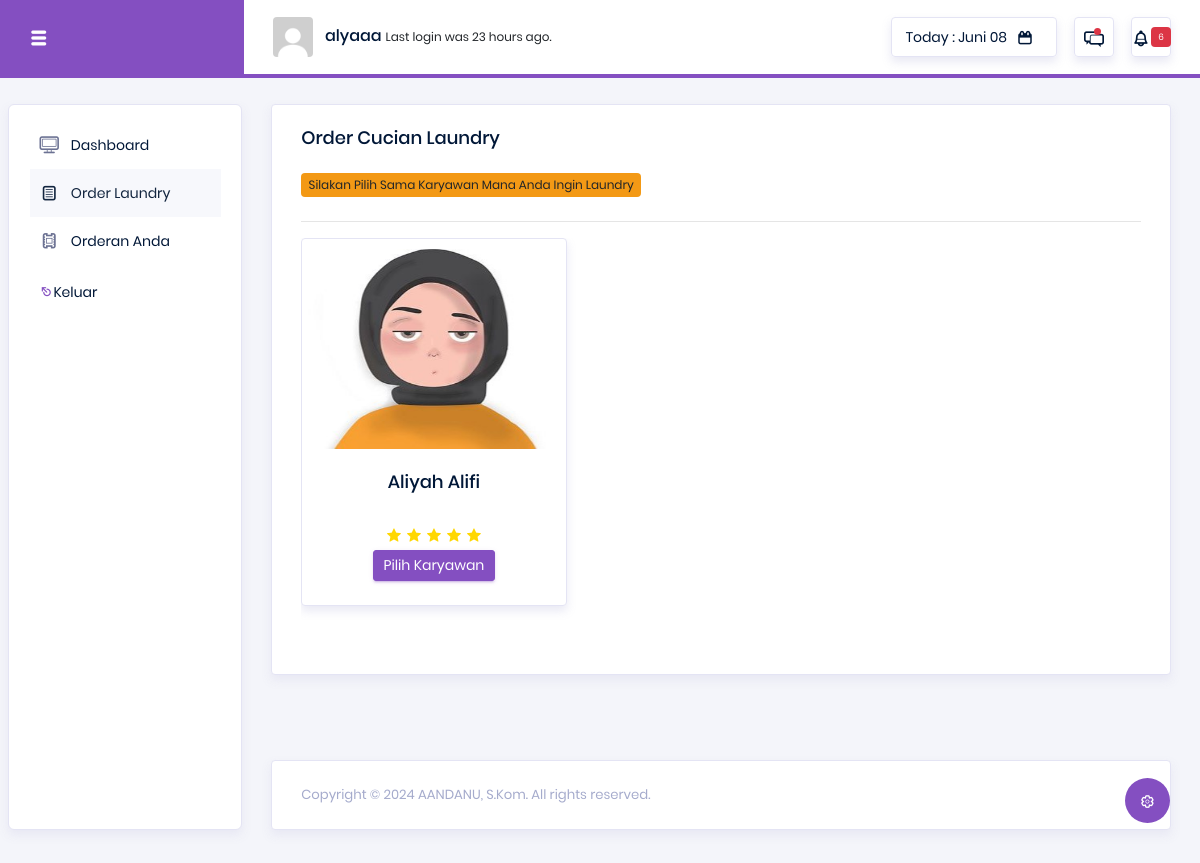
Screenshot of /pelanggan/order.php (signed in) with the database file from the repository.
### tables this page shows
CREATE TABLE `tb_pelanggan` (
  `id_pelanggan` int(11) NOT NULL,
  `username_pel` varchar(50) NOT NULL,
  `password_pel` varchar(80) NOT NULL,
  `nama_pelanggan` varchar(50) NOT NULL,
  `alamat` text NOT NULL,
  `nomor_hp` varchar(15) NOT NULL,
  `email` varchar(50) NOT NULL,
  `foto` varchar(100) NOT NULL,
  `last_login` time NOT NULL
);

CREATE TABLE `tb_karyawan` (
  `id_karyawan` int(11) NOT NULL,
  `username_kar` varchar(50) NOT NULL,
  `password_kar` varchar(80) NOT NULL,
  `nama_karyawan` varchar(50) NOT NULL,
  `alamat_karyawan` text NOT NULL,
  `nomor_hp` varchar(15) NOT NULL,
  `jabatan` varchar(50) NOT NULL,
  `foto_kar` varchar(100) NOT NULL
);

### pelanggan/order.php (the view, shortened to what this page needs)
<?php
include '../koneksi.php';
$idP = $_SESSION['pelanggan'];
$dataP = "SELECT * FROM tb_pelanggan WHERE id_pelanggan='$idP'";
$result = mysqli_query($koneksi, $dataP);
$p = mysqli_fetch_assoc($result);
$profil_lengkap = !empty($p['nama_pelanggan']) &&
                 !empty($p['alamat']) &&
                 !empty($p['nomor_hp']) &&
                 !empty($p['email']) &&
                 !empty($p['foto']);
$query = "SELECT COUNT(*) AS new_notifications FROM tb_order WHERE status_order AND status_notif='belum dilihat' AND pel_id='$idP'";
$notif = mysqli_query($koneksi, $query);
$row = mysqli_fetch_assoc($notif);
$newNotifications = $row['new_notifications'];
?>
<!DOCTYPE html>
<html lang="en">
<head>
  <link rel="stylesheet" href="vendors/typicons/typicons.css">
  <link rel="stylesheet" href="vendors/css/vendor.bundle.base.css">
  <link rel="stylesheet" href="css/vertical-layout-light/style.css">
</head>
<body>
  <div class="container-scroller">
    <nav class="navbar col-lg-12 col-12 p-0 fixed-top d-flex flex-row">
      <div class="navbar-brand-wrapper d-flex justify-content-center">
        <div class="navbar-brand-inner-wrapper d-flex justify-content-between align-items-center w-100">
          <button class="navbar-toggler navbar-toggler align-self-center" type="button" data-toggle="minimize">
            <span class="typcn typcn-th-menu"></span>
          </button>
        </div>
      </div>
      <div class="navbar-menu-wrapper d-flex align-items-center justify-content-end">
        <ul class="navbar-nav mr-lg-2">
          <li class="nav-item nav-profile dropdown">
            <a class="nav-link" href="#" data-toggle="dropdown" id="profileDropdown">
             <img src="pelanggan1/<?php echo $p['foto']; ?>" alt="profile"/>
              <span class="nav-profile-name"><?php echo $p['nama_pelanggan']; ?></span>
            </a>
          </li>
          <li class="nav-item nav-user-status dropdown">
              <p class="mb-0">Last login was 23 hours ago.</p>
          </li>
        </ul>
        <ul class="navbar-nav navbar-nav-right">
          <li class="nav-item nav-date dropdown">
            <a class="nav-link d-flex justify-content-center align-items-center" href="javascript:;">
              <h6 class="date mb-0">Today : <?php include 'tanggal.php'; ?></h6>
              <i class="typcn typcn-calendar"></i>
            </a>
          </li>
          <li class="nav-item dropdown">
            <a class="nav-link count-indicator dropdown-toggle d-flex justify-content-center align-items-center" id="messageDropdown" href="#" data-toggle="dropdown">
              <i class="typcn typcn-messages mx-0"></i>
              <span class="count"></span>
            </a>
          </li>
          <li class="nav-item dropdown mr-0">
            <a class="nav-link count-indicator dropdown-toggle d-flex align-items-center justify-content-center" id="notificationDropdown" href="#" data-toggle="dropdown">
              <i class="typcn typcn-bell mx-0"></i>
              <?php if ($newNotifications > 0) : ?>
                <span class="badge badge-danger" style="font-size: 9px;"><?php echo $newNotifications; ?></span>
              <?php endif; ?>
            </a>
              <?php include 'notifikasi.php'; ?>
          </li>
        </ul>
      </div>
    </nav>
    <div class="container-fluid page-body-wrapper">
      <div class="theme-setting-wrapper">
        <div id="settings-trigger"><i class="typcn typcn-cog-outline"></i></div>
      </div>
      <nav class="sidebar sidebar-offcanvas" id="sidebar">
        <ul class="nav">
          <li class="nav-item">
            <a class="nav-link" href="index.php">
              <i class="typcn typcn-device-desktop menu-icon"></i>
              <span class="menu-title">Dashboard</span>
            </a>
          </li>
          <li class="nav-item">
            <a class="nav-link" href="order.php">
              <i class="typcn typcn-document-text menu-icon"></i>
              <span class="menu-title">Order Laundry</span>
            </a>
          </li>
          <li class="nav-item">
            <a class="nav-link" href="transaksi_oderan.php">
              <i class="typcn typcn-film menu-icon"></i>
              <span class="menu-title">Orderan Anda</span>
            </a>
          </li>
          <li class="nav-item">
            <a class="nav-link" href="keluar.php">
              <i class="typcn typcn-eject text-primary"></i>
              <span class="menu-title">Keluar</span>
            </a>
          </li>
        </ul>
      </nav>
      <div class="main-panel">
        <div class="content-wrapper">
          <div class="row">
            <div class="col-lg-12 grid-margin stretch-card">
              <div class="card">
                <div class="card-body">
                  <h4 class="card-title">Order Cucian Laundry</h4>
                  <p class="card-description">
                    <h6 class="badge badge-warning">Silakan Pilih Sama Karyawan Mana Anda Ingin Laundry</h6>
                  </p>
                  <hr>
                  <div class="table-responsive">
                    <div class="row">
                      <?php
                      $dataK = "SELECT * FROM tb_karyawan WHERE jabatan = 'Pencucian'";
                      $result = mysqli_query($koneksi, $dataK);
                      while ($k = mysqli_fetch_assoc($result)) {
                        $idk = $k['id_karyawan'];
                      ?>
                      <div class="col-md-4 mb-4">
                        <div class="card" style="margin-bottom: 20px; text-align: center;">
                          <img src="../admin/karyawan/<?php echo $k['foto_kar']; ?>" class="card-img-top" alt="Foto Karyawan" title="<?php echo $k['nama_karyawan']; ?>">
                          <div class="card-body">
                            <h5 class="card-title"><?php echo $k['nama_karyawan']; ?></h5>
                            <div>
                              <center>
                                  <?php
                                  $query1 = "SELECT * FROM rating WHERE kar_pencuci='$idk'";
                                  $result1 = mysqli_query($koneksi, $query1);
                                  $jumlah_rating = mysqli_num_rows($result1);
                                  $total_rating = 0;
                                  while ($row1 = mysqli_fetch_array($result1)) {
                                    $total_rating += $row1['rating_pencuci'];
                                  }
                                  if ($jumlah_rating > 0) {
                                    $rata_rating = $total_rating / $jumlah_rating;
                                  } else {
                                    $rata_rating = 0;
                                  }
                                  echo "<div class='rating'>";
                                  for ($i = 1; $i <= 5; $i++) {
                                    if ($i <= $rata_rating) {
                                      echo "<span class='typcn typcn-star' style='font-size: 20px; color: gold;'></span>";
                                    } else {
                                      echo "<span class='typcn typcn-star-outline' style='font-size: 20px; color: gray;'></span>";
                                    }
                                  }
                                  echo "</div>";
                                ?>
                              </center>
                            </div>
                            <?php if (!$profil_lengkap) { ?>
                              <div class="alert alert-sm alert-danger">
                                <p style="font-size: 12px;">Tidak Bisa Pilih Karyawan</p>
                              </div>
                            <?php }else{ ?>
                              <p class="card-text">
                                <a class="btn btn-sm btn-primary" href="pilih_kar.php?id=<?php echo $k['id_karyawan']; ?>"> Pilih Karyawan</a>
                              </p>
                            <?php } ?>
                          </div>
                        </div>
                      </div>
                      <?php } ?>
                    </div>
                  </div>
                </div>
              </div>
            </div>
          </div>
        </div>
        <footer class="footer">
            <div class="card">
                <div class="card-body">
                    <div class="d-sm-flex justify-content-center justify-content-sm-between">
                        <span class="text-muted text-center text-sm-left d-block d-sm-inline-block">Copyright © <?php echo date("Y"); ?> <a href="https://www.bootstrapdash.com/" class="text-muted" target="_blank">AANDANU, S.Kom</a>. All rights reserved.</span>
                    </div>
                </div>
            </div>
        </footer>
      </div>
    </div>
  </div>
</body>
</html>

### pelanggan/order.php (style rules this page uses)
.card-img-top { max-width: 96%; height: 200px; margin: 0 auto; margin-top: 10px; }
.rating { font-size: 24px; color: gold; }

### rows the page displays
tb_pelanggan: foto (picture), nama_pelanggan "alyaaa"
tb_karyawan: foto_kar (picture), nama_karyawan "Aliyah Alifi"

### other values shown
$tanggal_format "Juni 08"
$newNotifications "6"
